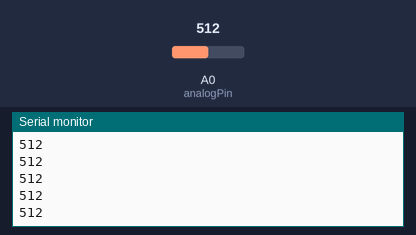
A sketch run on a simulated Arduino Uno, built with avr-gcc and run on an emulated ATmega328P. Parts: the last lines printed to the serial monitor. The inputs (shaded band) are chosen by the test bench; at power-on: A0 (analogPin) = 512.

Above: at 1.2 s.
1.3 s: A0 (analogPin) set to 716
At 1.9 s:
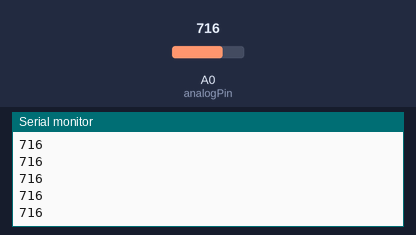
2.8 s: A0 (analogPin) set to 900
At 3.5 s:
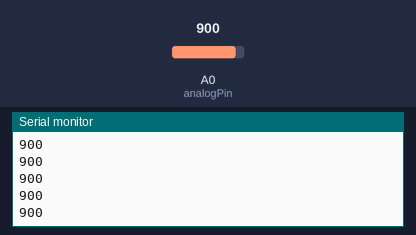
Timing chart, 0 to 5.8 s (numbered marks = the images above; inputs shaded):
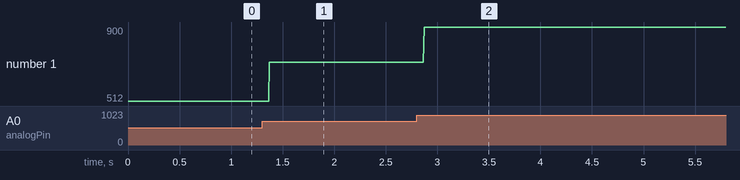

The sketch:

pulse_test1.ino
```cpp
int const analogPin = A0;
int transmittance = 0;

void setup() {
  Serial.begin(9600);
}

void loop() {
  transmittance = analogRead(analogPin);
  Serial.println(transmittance);
}
```

Measured:
- after the input at 1.3 s, the serial monitor: prints a new line after 0.07 s (image 1)
- after the input at 2.8 s, the serial monitor: prints a new line after 0.07 s (image 2)
- plotted number 1: 512 → 716 after the input at 1.3 s, 716 → 900 after the input at 2.8 s
